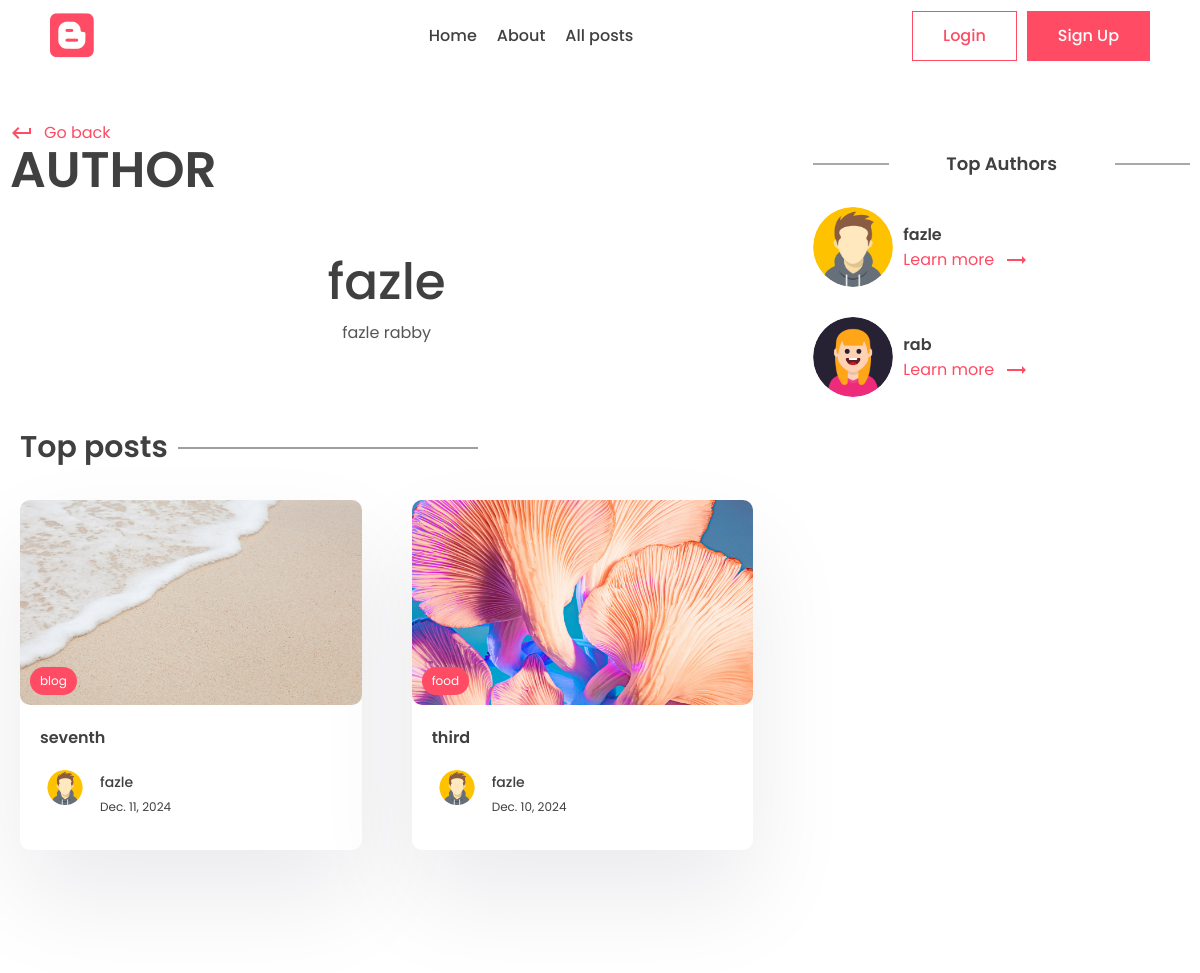
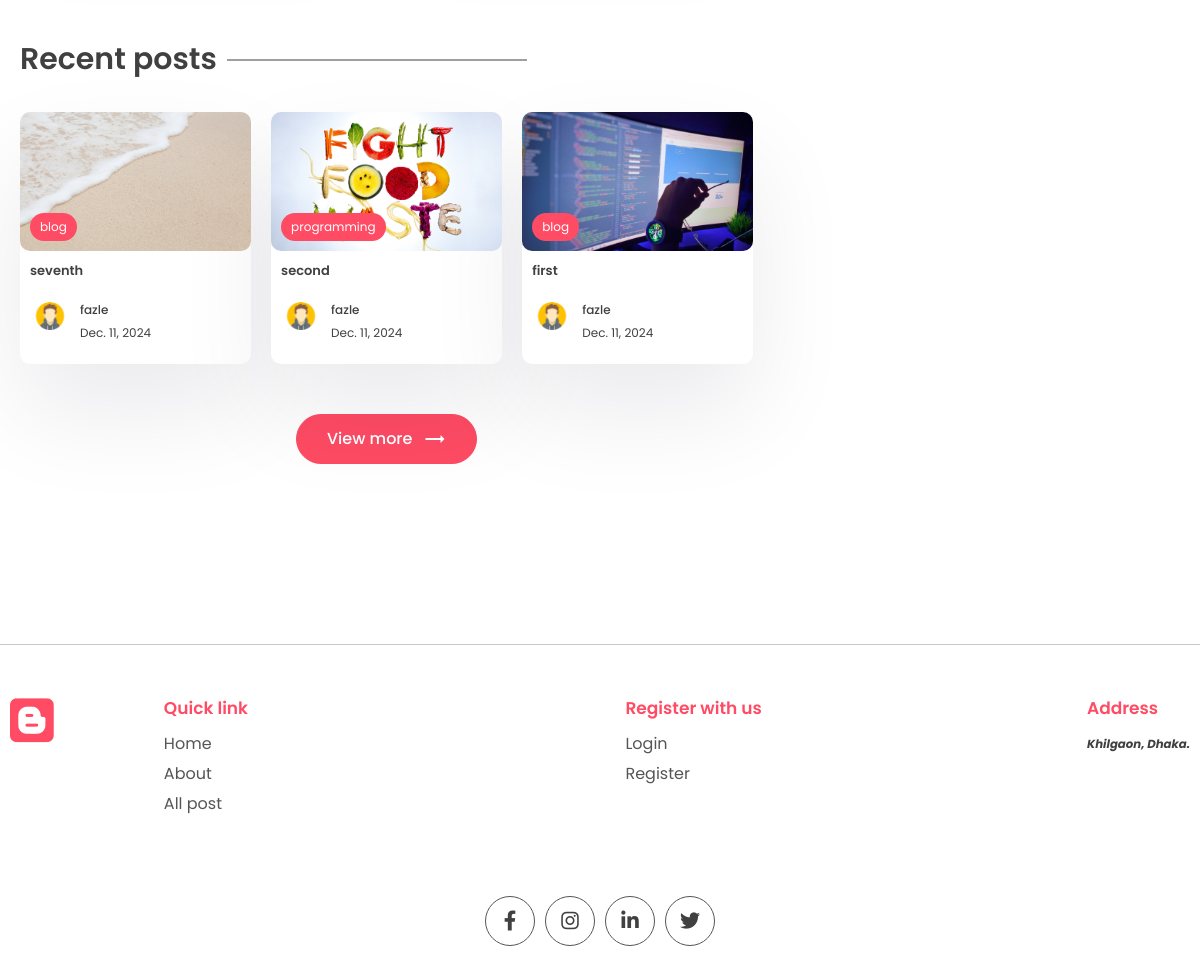
The app's page /author/fazle with its own data (2 pictures, top to bottom).
### app/models.py (models this page shows, shortened)
class Profile(models.Model):
    user = models.OneToOneField(User,on_delete=models.CASCADE)
    profile_image = models.ImageField(null=True,blank=True,upload_to="images/")
    slug = models.SlugField(max_length=200,unique=True)
    bio = models.CharField(max_length=200)

class Post(models.Model):
    title = models.CharField(max_length=200)
    content = models.TextField()
    last_updated = models.DateTimeField(auto_now_add=True)
    slug = models.SlugField(max_length=200,unique=True)
    image = models.ImageField(null=True,blank=True,upload_to='images/')
    tags = models.ManyToManyField(Tag,blank=True,related_name='post')
    view_count = models.IntegerField(null=True,blank=True)
    is_featured = models.BooleanField(default=False)
    author = models.ForeignKey(User,on_delete=models.CASCADE,null=True,blank=True)
    bookmarks  = models.ManyToManyField(User,default=None,blank=True,related_name='bookmarks')
    likes = models.ManyToManyField(User,default=None,blank=True,related_name='post_like')

class Tag(models.Model):
    name = models.CharField(max_length=200)
    description = models.CharField(max_length=200)
    slug = models.SlugField(max_length=200,unique=True)

### app/views.py (the view)
# urls.py: path('author/<slug:slug>', views.author_page,name='author_page'),
def author_page(request,slug):
    profile = Profile.objects.get(slug=slug)
    top_posts = Post.objects.filter(author=profile.user).order_by('-view_count')[0:2]
    recent_posts = Post.objects.filter(author=profile.user).order_by('-last_updated')[0:3]
    top_authors = User.objects.annotate(number=Count('post')).order_by('-number').exclude(number=0)
    context={'profile':profile,'top_posts':top_posts,'recent_posts':recent_posts,'top_authors':top_authors}
    return render(request,'app/author.html',context)

### app/templates/app/author.html (shortened to what this page needs)
{%extends "base.html"%}  {%block content%}
<main>
  <div class="container">
    <div class="layout">
      <div class="left">
        <div class="page-top">
          <div class="top flex">
            <div class="page-name">
              <a href="#" class="learn">
                <span class="material-icons"> keyboard_return </span> Go back
              </a>
              <h1>Author</h1>
            </div>
          </div>
        </div>
        <center>
          <div class="typo">
            <h1 class="title">{{profile.user.first_name}}</h1>
            <p>{{profile.bio}}</p>
          </div>
        </center>
        <section class="sp">
          <div class="container">
            <h1 class="sec-title">Top posts</h1>
            <div class="grid-2 blog">
              {%for post in top_posts%}
              <a href="{%url 'post_page' post.slug%}">
                <div class="card">
                  <div class="post-img">
                    <img src="{{post.image.url}}" alt="" />
                    <div class="tag">{{post.tags.all.0.name}}</div>
                  </div>
                  <div class="card-content">
                    <h3>{{post.title}}</h3>
                    <div class="author">
                      <div class="profile-pic">
                        <img
                          src="{{post.author.profile.profile_image.url}}"
                          alt=""
                        />
                      </div>
                      <div class="details">
                        <p>{{post.author.first_name}}</p>
                        <small>{{post.last_updated|date}}</small>
                      </div>
                    </div>
                  </div>
                </div>
              </a>
              {%empty%}
              <p>Nothing to show here.</p>
              {%endfor%}
            </div>
          </div>
        </section>
        <section class="sp">
          <div class="container">
            <h1 class="sec-title">Recent posts</h1>
            <div class="grid-3 blog-grid">
              {%for post in recent_posts%}
              <a href="{%url 'post_page' post.slug%}">
                <div class="card">
                  <div class="post-img">
                    <img src="{{post.image.url}}" alt="" />
                    <div class="tag">{{post.tags.all.0.name}}</div>
                  </div>
                  <div class="card-content">
                    <h3>{{post.title}}</h3>
                    <div class="author">
                      <div class="profile-pic">
                        <img
                          src="{{post.author.profile.profile_image.url}}"
                          alt=""
                        />
                      </div>
                      <div class="details">
                        <p>{{post.author.first_name}}</p>
                        <small>{{post.last_updated|date}}</small>
                      </div>
                    </div>
                  </div>
                </div>
              </a>
              {%empty%}
              <p>Nothing to show here.</p>
              {%endfor%}
            </div>
            <center>
              <a href="{%url 'all_posts'%}">
                <button class="btn btn-primary rounded view">
                  View more
                  <span class="material-icons"> trending_flat </span>
                </button>
              </a>
            </center>
          </div>
        </section>
      </div>
      <div class="right">
        <div class="block">
          <h2 class="title2">Top Authors</h2>
          {%for author in top_authors%}
          <div class="recent-post other-author">
            <div class="rounded-img">
              <img src="{{author.profile.profile_image.url}}" alt="" />
            </div>
            <div class="recent-content">
              <h3>{{author.first_name}}</h3>
              <a class="learn" href="{%url 'author_page' author.profile.slug%}"
                >Learn more
                <span class="material-icons"> trending_flat </span></a
              >
            </div>
          </div>
          {%endfor%}
        </div>
      </div>
    </div>
  </div>
</main>
{%endblock content%}

### app/static/app/style.css (style rules this page uses)
* { margin: 0; padding: 0; box-sizing: border-box; text-decoration: none; border: none; outline: none; list-style: none; font-family: "Poppins", sans-serif; color: var(--black); }
:root { --red: #ff4b64; --black: #404040; --des: #555555; --shadow: #ffffff1a 0px 1px 1px 0px inset, #32325d40 0px 50px 100px -20px, #0000004d 0px 30px 60px -30px; --shadow2: rgba(17, 12, 46, 0.084) 0px 48px 100px 0px; }
html { font-size: 62.5%; }
[class*="grid"] { display: grid; }
img { width: 100%; }
.container { max-width: 1220px; margin: auto; padding: 0 10px; }
p, a { font-size: 1.6rem; color: var(--des); }
.btn { cursor: pointer; height: 5rem; padding: 0 3rem; font-size: 1.6rem; font-weight: 500; border: 1px solid var(--red); display: flex; align-items: center; justify-content: center; gap: 1rem; }
.btn span { color: white; }
.btn-primary { background: var(--red); color: white; }
.rounded { border-radius: 5rem; }
.typo { width: 50%; margin-top: 5rem; }
.title { font-size: 5rem; font-weight: 500; }
.sp { padding: 8rem 0; }
.grid-2 { grid-template-columns: 1.3fr 1fr; align-items: center; }
.post-img { height: 40rem; width: 100%; overflow: hidden; border-radius: 1rem; }
.post-img img { height: 100%; object-fit: cover; object-position: center; }
.learn { display: flex; align-items: center; gap: 1rem; color: var(--red); margin-top: 2rem; }
.learn span { color: #ff4b64; }
.sec-title { font-size: 3rem; font-weight: 600; position: relative; width: fit-content; margin-bottom: 3rem; }
.sec-title::after { content: ""; position: absolute; right: -31rem; height: 1px; width: 30rem; background: var(--black); top: 50%; transform: translateY(-50%); }
.grid-3 { grid-template-columns: repeat(3, 1fr); gap: 5rem; }
.card { background: white; box-shadow: var(--shadow2); border-radius: 1rem; cursor: pointer; transition: 0.3s; }
.post-img { position: relative; }
.tag { position: absolute; bottom: 1rem; left: 1rem; background: var(--red); color: white; border-radius: 5rem; padding: 0.5rem 1rem; font-size: 1.2rem; }
.card-content { padding: 2rem; padding-bottom: 3rem; }
.card h3 { font-size: 1.6rem; font-weight: 600; }
.card .post-img { width: 100%; height: unset; aspect-ratio: 1/0.6; }
.author { display: flex; align-items: center; gap: 1rem; margin-top: 2rem; }
.profile-pic { width: 5rem; aspect-ratio: 1/1; border-radius: 50%; overflow: hidden; }
.author p { color: var(--black); font-weight: 500; font-size: 1.4rem; }
.author small { color: var(--black); font-size: 1.2rem; }
.view { margin-top: 5rem; }
.layout { display: flex; gap: 5rem; }
.left { width: 100%; height: 100%; }
.right { position: sticky; top: 70px; height: 100%; width: 50%; }
.page-name h1 { font-size: 5rem; text-transform: uppercase; font-weight: 600; line-height: 5rem; }
.flex { display: flex; align-items: flex-end; justify-content: space-between; }
.left .typo { width: 100%; }
.blog { grid-template-columns: 1fr 1fr; gap: 5rem; }
.title2 { position: relative; font-size: 1.8rem; text-align: center; font-weight: 600; margin-bottom: 3rem; }
.title2::before { content: ""; position: absolute; height: 1px; width: 20%; background: var(--des); left: 0; top: 50%; transform: translateY(-50%); }
.title2::after { content: ""; position: absolute; height: 1px; width: 20%; background: var(--des); right: 0; top: 50%; transform: translateY(-50%); }
.blog-grid { gap: 2rem; }
.blog-grid .card-content { padding: 1rem; padding-bottom: 2rem; }
.blog-grid .card h3 { font-size: 1.3rem; font-weight: 600; }
.blog-grid .profile-pic { width: 4rem; }
.blog-grid .author p { font-size: 1.2rem; }
.block { margin-top: 5rem; }
.rounded-img { width: 8rem; aspect-ratio: 1/1; overflow: hidden; border-radius: 50%; }
.rounded-img img { width: 100%; height: 100%; object-fit: cover; object-position: center; }
.recent-post { display: grid; align-items: center; gap: 1rem; margin-top: 3rem; grid-template-columns: auto 1fr; }
.recent-post .learn { margin-top: 0rem; }
.recent-post h3 { font-size: 1.6rem; font-weight: 600; }
main { padding-top: 10rem !important; }

### records on screen
Profile: user.first_name "fazle", bio "fazle rabby"
Post: image (picture), tags.all.0.name "blog", title "seventh", author.profile.profile_image (picture), author.first_name "fazle", last_updated "Dec. 11, 2024"
Post: image (picture), tags.all.0.name "food", title "third", author.profile.profile_image (picture), author.first_name "fazle", last_updated "Dec. 10, 2024"
Post: image (picture), tags.all.0.name "programming", title "second", author.profile.profile_image (picture), author.first_name "fazle", last_updated "Dec. 11, 2024"
Post: image (picture), tags.all.0.name "blog", title "first", author.profile.profile_image (picture), author.first_name "fazle", last_updated "Dec. 11, 2024"

### other values on screen
{{ author.first_name }} "fazle"
{{ author.first_name }} "rab"
